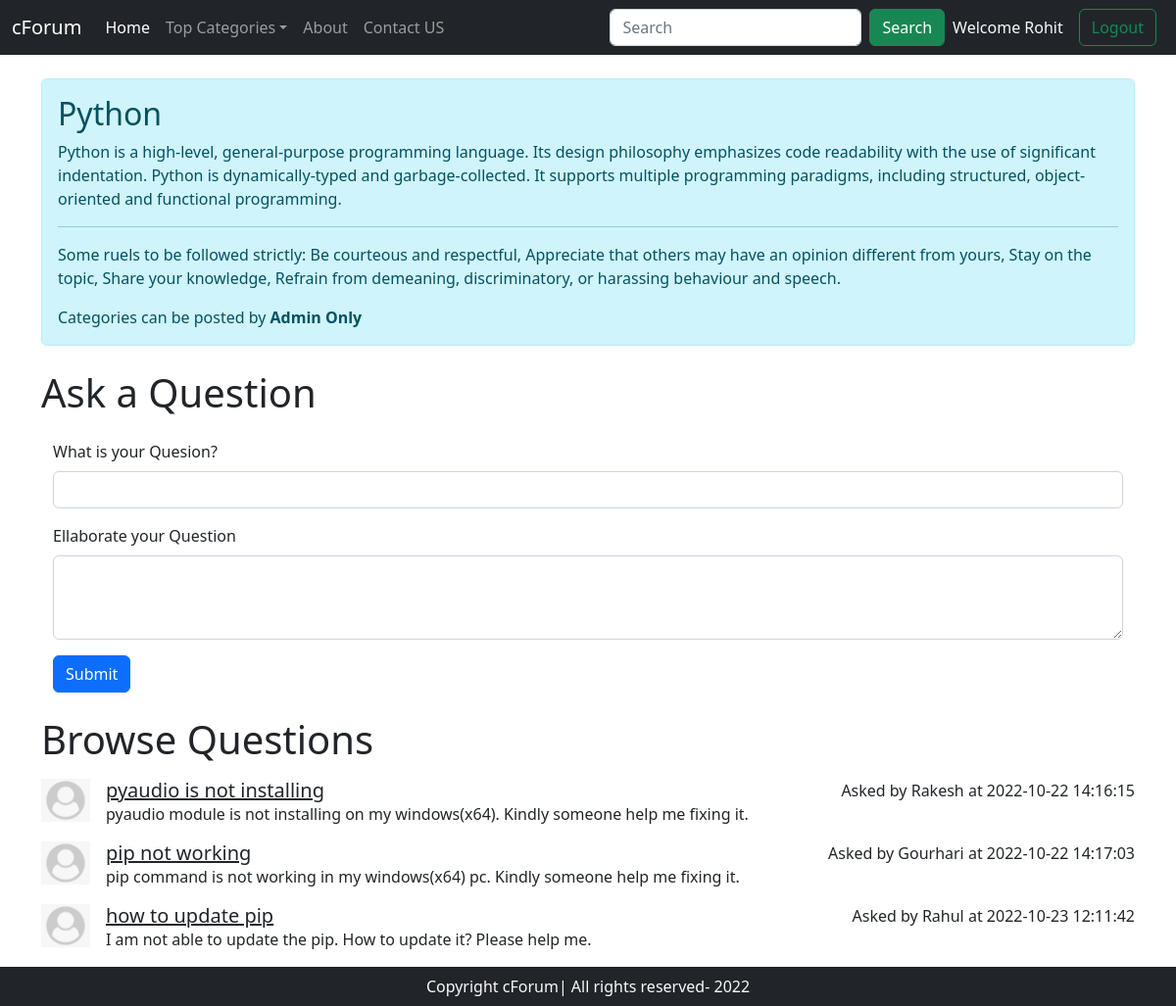
Page /threadlist.php?catid=1 (signed in) on the committed database.
### tables this page shows
CREATE TABLE `category` (
  `cat_id` int(8) NOT NULL,
  `cat_title` varchar(30) NOT NULL,
  `cat_description` text NOT NULL,
  `date` datetime NOT NULL DEFAULT current_timestamp()
);

CREATE TABLE `thread` (
  `thread_id` int(8) NOT NULL,
  `thread_title` varchar(30) NOT NULL,
  `thread_description` text NOT NULL,
  `cat_id` int(8) NOT NULL,
  `user_id` int(8) NOT NULL,
  `date` datetime NOT NULL DEFAULT current_timestamp()
);

CREATE TABLE `users` (
  `user_id` int(8) NOT NULL,
  `username` varchar(30) NOT NULL,
  `password` varchar(255) NOT NULL,
  `date` datetime NOT NULL DEFAULT current_timestamp()
);

### threadlist.php (the view, shortened to what this page needs)
<!doctype html>
<html lang="en">
<head>
    <link href="https://cdn.jsdelivr.net/npm/bootstrap@5.2.2/dist/css/bootstrap.min.css" rel="stylesheet"
>
</head>
<body>
    <?php include "partials/_header.php";
            if(isset($_GET["catid"])){
                $id=$_GET["catid"];
            }
        ?>
    <div class="container my-4">
        <?php
            if(isset($_GET["catid"])){
                $id=$_GET["catid"];
                $sql="SELECT * FROM `category` WHERE `cat_id`=$id;";
                $result=mysqli_query($conn, $sql);
                $row=mysqli_fetch_assoc($result);
                echo '
                    <div class="alert alert-info" role="alert">
                        <h2 class="alert-heading">'.$row['cat_title'].'</h2>
                        <p>'.$row["cat_description"].'</p>
                        <hr>
                        <p class="mb-0">Some ruels to be followed strictly: Be courteous and respectful,
                            Appreciate that others may have an opinion different from yours,
                            Stay on  the topic,
                            Share your knowledge,
                            Refrain from demeaning, discriminatory, or harassing behaviour and speech.</p>
                        <div class="mt-3">Categories can be posted by <b>Admin Only</b></div>
                    </div>
                ';
            }
        ?>
    </div>
    <div class="container my-4">
        <h1>Ask a Question</h1>
        <?php
            if(isset($_SESSION["loggedin"]) && $_SESSION["loggedin"]==true){
                echo '<div class="container my-4">
                        <form method="post">
                            <div class="mb-3">
                                <label for="question" class="form-label">What is your Quesion? </label>
                                <input type="text" class="form-control" id="threadtitle" name="threadtitle" aria-describedby="emailHelp">
                            </div>
                            <div class="mb-3">
                                <label for="threaddesc" class="form-label">Ellaborate your Question</label>
                                <textarea class="form-control" id="threaddesc" name="threaddesc" rows="3"></textarea>
                            </div>
                            <button type="submit" class="btn btn-primary">Submit</button>
                        </form>
                    </div>';
            }
            else{
                echo '<p>You have to Login to ask a question</p>';
            }
        ?>
    </div>
    <div class="container">
        <h1>Browse Questions</h1>
        <?php
            $sql="SELECT * FROM `thread` where `cat_id`='$id'";
            $result=mysqli_query($conn, $sql);
            while($row=mysqli_fetch_assoc($result)){
                $thread_id=$row["thread_id"];
                $thread_time=$row["date"];
                $thread_user_id=$row['user_id'];
                $sql2="SELECT * FROM `users` where `user_id`='$thread_user_id'";
                $result2=mysqli_query($conn, $sql2);
                $row2=mysqli_fetch_assoc($result2);
                $thread_user_name=$row2["username"];
                echo '
                <div class="d-flex my-3">
                    <div class="flex-shrink-0">
                        <img src="/forum/images/userImage.png" width="50px" alt="...">
                    </div>
                    <div class="flex-grow-1 ms-3">
                        <h5 class="my-0"><a class="text-dark" href="/forum/threads.php?threadid='.$thread_id.'">'.$row["thread_title"].'</a></h5>
                        '.$row["thread_description"].'
                    </div>
                    <p>Asked by '.$thread_user_name.' at '.$thread_time.'</p>
                </div>
                ';
            }
        ?>
    </div>
    <?php include "partials/_footer.php"; ?>
</body>
</html>

### rows in the picture
category: cat_title "Python", cat_description "Python is a high-level, general-purpose programming language. Its design philosophy emphasizes code readability with the use of significant indentation. Python is dynamically-typed and garbage-collected. It supports multiple programming paradigms, including structured, object-oriented and functional programming."
thread: thread_title "pyaudio is not installing", thread_description "pyaudio module is not installing on my windows(x64). Kindly someone help me fixing it.", user.username "Rakesh", date "2022-10-22 14:16:15"
thread: thread_title "pip not working", thread_description "pip command is not working in my windows(x64) pc. Kindly someone help me fixing it.", user.username "Gourhari", date "2022-10-22 14:17:03"
thread: thread_title "how to update pip", thread_description "I am not able to update the pip. How to update it? Please help me.", user.username "Rahul", date "2022-10-23 12:11:42"

### other values in the picture
$_SESSION["username"] "Rohit"
